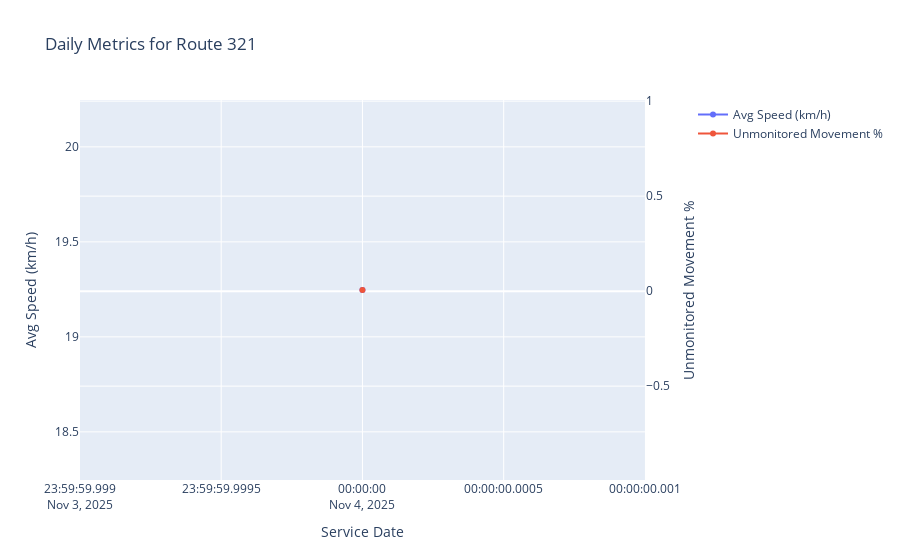

The cell this chart's notebook holds for it:
### Code cell
import plotly.graph_objects as go
from plotly.subplots import make_subplots

# Get the first route from the dataframe to analyze
route_to_analyze = df['route_short_name'].unique()[0]
df_route = df[df['route_short_name'] == route_to_analyze]

print(f"Data for route: {route_to_analyze}")
display(df_route)

# Create figure with secondary y-axis
fig = make_subplots(specs=[[{"secondary_y": True}]])

# Add traces
fig.add_trace(
    go.Scatter(x=df_route['service_date'], y=df_route['avg_speed_kmh'], name="Avg Speed (km/h)"),
    secondary_y=False,
)

fig.add_trace(
    go.Scatter(x=df_route['service_date'], y=df_route['unmonitored_movement_percentage'], name="Unmonitored Movement %"),
    secondary_y=True,
)

# Add figure title
fig.update_layout(
    title_text=f"Daily Metrics for Route {route_to_analyze}"
)

# Set x-axis title
fig.update_xaxes(title_text="Service Date")

# Set y-axes titles
fig.update_yaxes(title_text="Avg Speed (km/h)", secondary_y=False)
fig.update_yaxes(title_text="Unmonitored Movement %", secondary_y=True)

fig.show()

### Figure 1 — Plotly figure (JSON) as saved in the notebook; plotly's stock layout.template omitted (floating-point values rounded to 4 significant figures)
{"data": [{"name": "Avg Speed (km/h)", "type": "scatter", "x": ["2025-11-04"], "xaxis": "x", "y": [19.25], "yaxis": "y"}, {"name": "Unmonitored Movement %", "type": "scatter", "x": ["2025-11-04"], "xaxis": "x", "y": [0.005961], "yaxis": "y2"}], "layout": {"title": {"text": "Daily Metrics for Route 321"}, "xaxis": {"anchor": "y", "domain": [0, 0.94], "title": {"text": "Service Date"}}, "yaxis": {"anchor": "x", "domain": [0, 1], "title": {"text": "Avg Speed (km/h)"}}, "yaxis2": {"anchor": "x", "overlaying": "y", "side": "right", "title": {"text": "Unmonitored Movement %"}}}}
